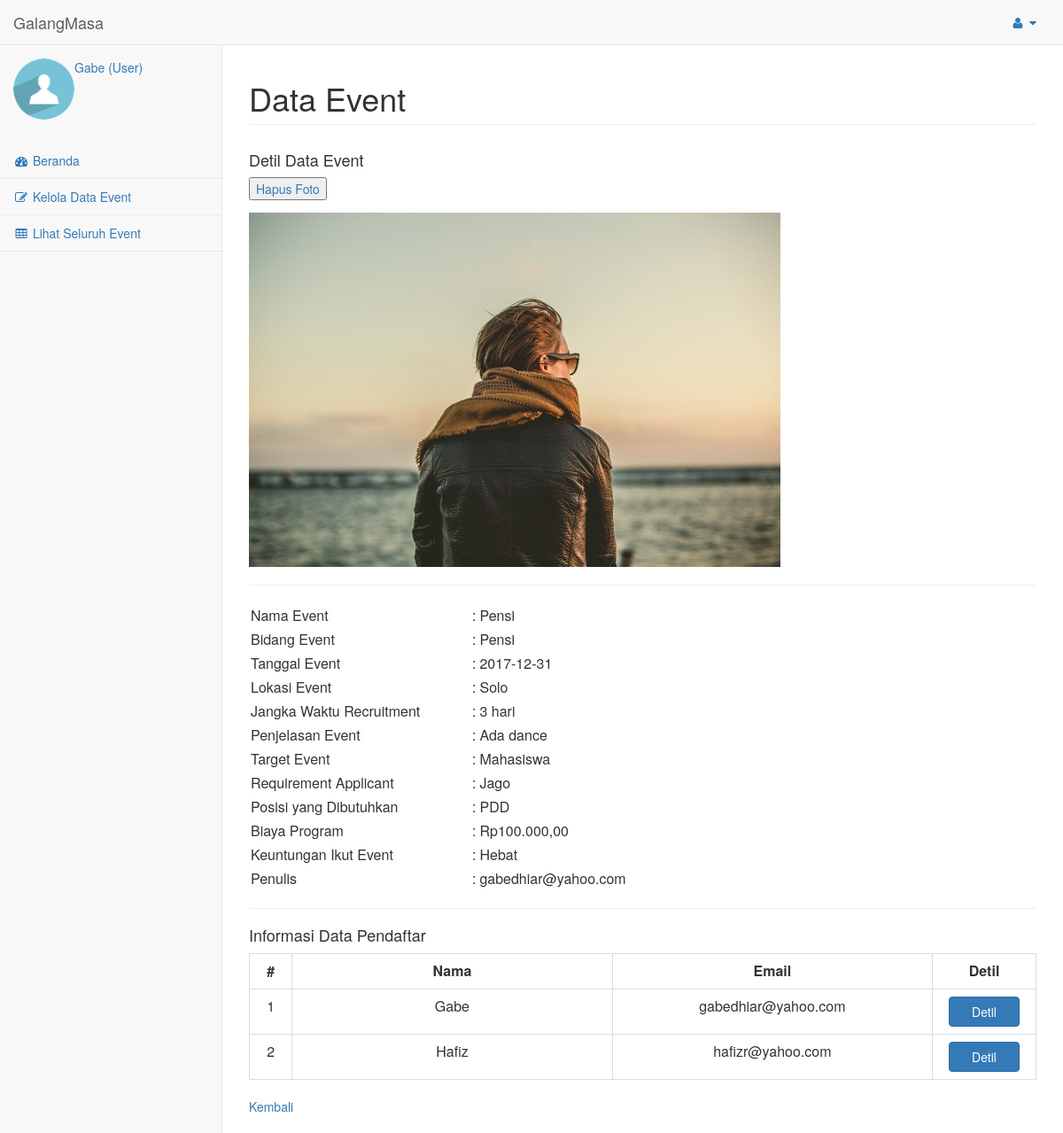
The app's page /user/data_event/detil_event.php?num=1 (signed in) with its own data.
### tables this page shows
CREATE TABLE `data_event` (
  `num` int(11) NOT NULL,
  `nama` text NOT NULL,
  `bidang` text NOT NULL,
  `tanggal` text NOT NULL,
  `lokasi` text NOT NULL,
  `jangka` text,
  `penjelasan` text,
  `target` text,
  `req` text,
  `posisi` text,
  `biaya` text,
  `keuntungan` text,
  `penulis` text NOT NULL
);

CREATE TABLE `data_daftar` (
  `num` int(11) NOT NULL,
  `no_daftar` int(11) NOT NULL,
  `mhs` text NOT NULL,
  `telp` text NOT NULL,
  `sosmed` text NOT NULL,
  `email` text NOT NULL,
  `univ` text NOT NULL
);

### user/data_event/detil_event.php (the view, shortened to what this page needs)
<html>
	<head>
		<link href="../../vendor/bootstrap/css/bootstrap.min.css" rel="stylesheet">
		<link href="../../vendor/metisMenu/metisMenu.min.css" rel="stylesheet">
		<link href="../../dist/css/sb-admin-2.css" rel="stylesheet">
		<link href="../../vendor/morrisjs/morris.css" rel="stylesheet">
		<link href="../../vendor/font-awesome/css/font-awesome.min.css" rel="stylesheet" type="text/css">
	</head>
	<body>
		<div id="wrapper">
			<?php
				include('../../navigasi/nav4.php')
			?>
			<div id="page-wrapper">
				<div class="row">
					<div class="col-lg-12">
						<h1 class="page-header">Data Event</h1>
					</div>
				</div>
				<div class="row">
					<div class="col-lg-12">
						<h4>Detil Data Event</h4>
						<?php
						$num = $_GET['num'];
						$file_foto = "../../uploads/foto_".$num.".jpg";
						if (file_exists($file_foto)){
						?>
							<form method="post" action="hapus_berkas.php?num=<?php echo $num; ?>" enctype="multipart/form-data"/>
								<a href="hapus_berkas.php?num=<?php echo $num; ?>"><input type="submit"value="Hapus Foto"></a>
						<?php
							echo '<a href="'.$file_foto.'"><img src="'.$file_foto.'" width="600"></a>';
						}
						echo '<hr/>';
						$queryUser = "SELECT * FROM data_event WHERE num='$num'";
						if ($r = mysql_query($queryUser))
						{
							$baris = mysql_fetch_array($r);
							$num = htmlentities($baris['num']);
							$nama = htmlentities($baris['nama']);
							$bidang = htmlentities($baris['bidang']);
							$tanggal = htmlentities($baris['tanggal']);
							$lokasi = htmlentities($baris['lokasi']);
							$jangka = htmlentities($baris['jangka']);
							$penjelasan = htmlentities($baris['penjelasan']);
							$target = htmlentities($baris['target']);
							$req = htmlentities($baris['req']);
							$posisi = htmlentities($baris['posisi']);
							$biaya = htmlentities($baris['biaya']);
							$keuntungan = htmlentities($baris['keuntungan']);
							$penulis = htmlentities($baris['penulis']);
							?>
							<center>
							<form>
								<table width="100%" border="0" cellpadding="5" cellspacing="5">
									<tr>
										<td width="250">Nama Event</td>
										<td width="3">:</td>
										<td><?php echo $nama; ?></td>
									</tr>
									<tr>
										<td width="250">Bidang Event</td>
										<td width="3">:</td>
										<td><?php echo $bidang; ?></td>
									</tr>
									<tr>
										<td width="250">Tanggal Event</td>
										<td width="3">:</td>
										<td><?php echo $tanggal; ?></td>
									</tr>
									<tr>
										<td width="250">Lokasi Event</td>
										<td width="3">:</td>
										<td><?php echo $lokasi; ?></td>
									</tr>
									<tr>
										<td width="250">Jangka Waktu Recruitment</td>
										<td width="3">:</td>
										<td><?php echo $jangka; ?></td>
									</tr>
									<tr>
										<td width="250">Penjelasan Event</td>
										<td width="3">:</td>
										<td><?php echo $penjelasan; ?></td>
									</tr>
									<tr>
										<td width="250">Target Event</td>
										<td width="3">:</td>
										<td><?php echo $target; ?></td>
									</tr>
									<tr>
										<td width="250">Requirement Applicant</td>
										<td width="3">:</td>
										<td><?php echo $req; ?></td>
									</tr>
									<tr>
										<td width="250">Posisi yang Dibutuhkan</td>
										<td width="3">:</td>
										<td><?php echo $posisi; ?></td>
									</tr>
									<tr>
										<td width="250">Biaya Program</td>
										<td width="3">:</td>
										<td><?php echo $biaya; ?></td>
									</tr>
									<tr>
										<td width="250">Keuntungan Ikut Event</td>
										<td width="3">:</td>
										<td><?php echo $keuntungan; ?></td>
									</tr>
									<tr>
										<td width="250">Penulis</td>
										<td width="3">:</td>
										<td><?php echo $penulis; ?></td>
									</tr>
								</table>
							</form>
						</center>
						<?php
						} else {
							echo "<p>Data kosong.</p>";
						}
						$query = "SELECT * FROM data_daftar WHERE num='$num'";
						if ($query = mysql_query($query))
						{
						?>
							<hr/>
							<h4>Informasi Data Pendaftar</h4>
							<table bgcolor='#ffffff' class="table table-bordered" border="1" cellpadding="5" cellspacing="0">
								<tr align='center'>
									<td width="40"><b>#</b></td>
									<td width="300"><b>Nama</b></td>
									<td width="300"><b>Email</b></td>
									<td width="70"><b>Detil</b></td>
								</tr>
								<?php
								$i = 1;
								while ($data = mysql_fetch_array($query))
								{
								?>
								<tr align='center'>
									<td><?php echo $i++; ?></td>
									<td><?php echo $data['mhs']; ?></td>
									<td><?php echo $data['email']; ?></td>
									<td width="70"><a href="detil_daftar.php?num=<?php echo $num;?>&no=<?php echo $data['no_daftar'];?>"><button style="width:80px;" class="btn btn-primary btn-addon">Detil</button></a></td>
								</tr>
								<?php
								}
								?>
							</table>
							<a href="../data_event/">Kembali</a>
						<?php
						} else {
							echo "<p>Data kosong.</p>";
						}
						?>
					<br/>
					<br/>
					</div>
				</div>
			</div>
		</div>
	</body>
</html>

### records on screen
data_event: nama "Pensi", bidang "Pensi", tanggal "2017-12-31", lokasi "Solo", jangka "3 hari", penjelasan "Ada dance", target "Mahasiswa", req "Jago", posisi "PDD", biaya "Rp100.000,00", keuntungan "Hebat", penulis "gabedhiar@yahoo.com"
data_daftar: mhs "Gabe", email "gabedhiar@yahoo.com"
data_daftar: mhs "Hafiz", email "hafizr@yahoo.com"

### other values on screen
$_SESSION['nama'] "Gabe"
$_SESSION['posisi'] "User"
